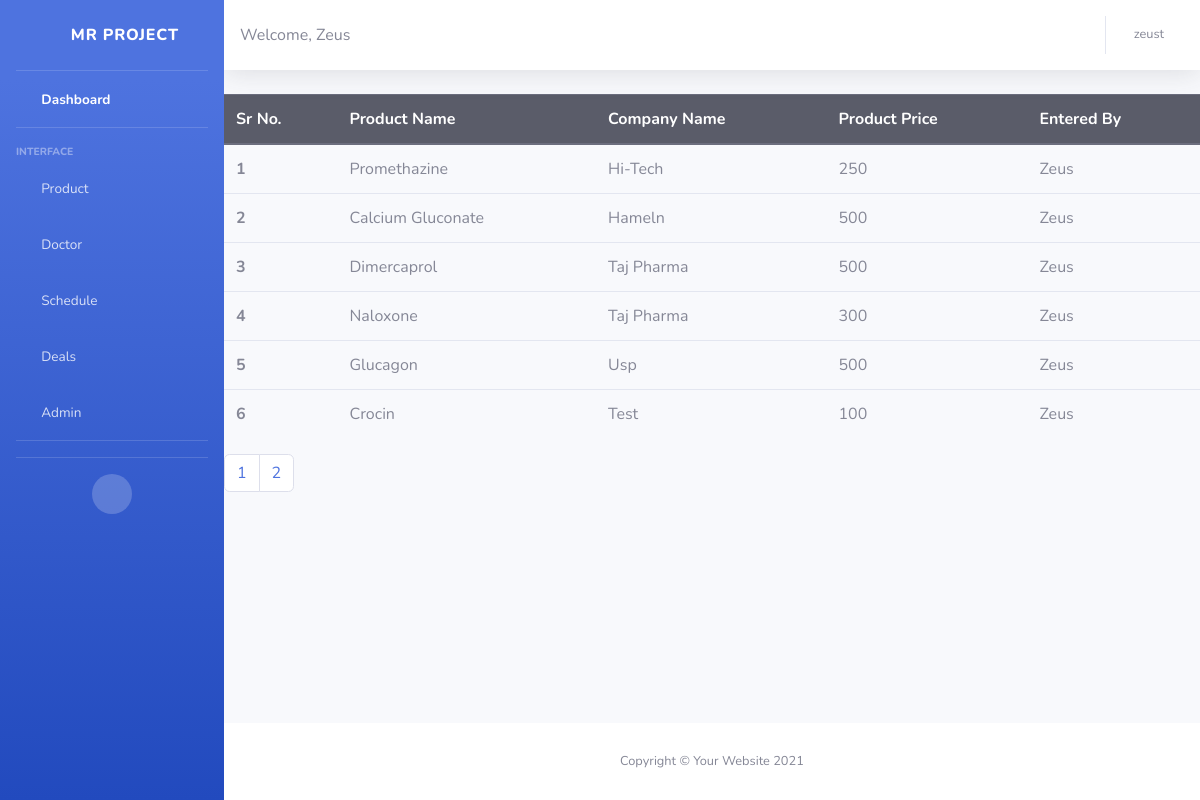
The app's page /products/2 (signed in), older data.
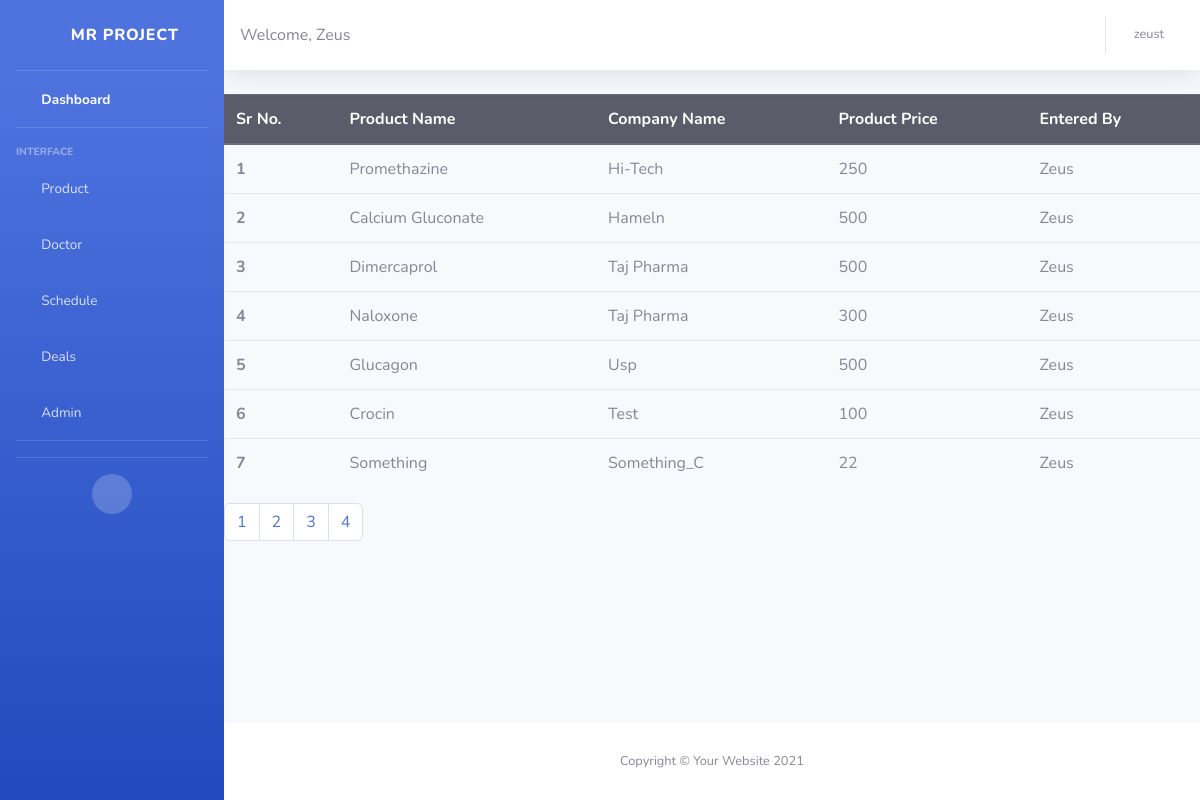
The same page, newer data.
### employee/models.py (models this page shows, shortened)
class Product(models.Model):
    name = models.CharField(max_length=256, null = False)
    company = models.CharField(max_length=256, null = False)
    image = models.ImageField(null = True, blank = True, upload_to= 'images/')
    price = models.IntegerField(null = False)
    employee = models.CharField(max_length=256)

### employee/views.py (the view)
# urls.py: path('products/<int:page>', views.ViewProducts.as_view(), name = 'products'),
class ViewProducts(ListView):
    model = Product
    template_name = "employee/products.html"
    paginate_by = 7

### employee/templates/employee/products.html (shortened to what this page needs)
{% extends 'base/employee_base.html' %}
{% block content %}
    <table class="table">
        <thead class="thead-dark">
            <tr>
                <th scope="col">Sr No.</th>
                <th scope="col">Product Name</th>
                <th scope="col">Company Name</th>
                <th scope="col">Product Price</th>
                <th scope="col">Entered By</th>
            </tr>
        </thead>
            <tbody id="product">
                {% for product in object_list %}
                <tr >
                    <th scope="row">{{forloop.counter}}</th>
                    <td class="name">{{product.name}}</td>
                    <td>{{product.company}}</td>
                    <td>{{product.price}}</td>
                    <td>{{product.employee}}</td>
                </tr>
                {% endfor %}
            </tbody>
    </table>
    <nav aria-label="Page navigation">
        <ul class="pagination">
        {% for page_number in page_obj.paginator.get_elided_page_range %}
            {% if page_number == page_obj.paginator.ELLIPSIS %}
                {{page_number}}
            {% else %}
                <li class="page-item">
                    <a
                    href="{% url 'products' page_number %}"
                    class="{% if page_number == page_obj.number %}current{% endif %} page-link"
                    >
                    {{page_number}}
                    </a>
                </li>
            {% endif %}
        {% endfor %}
        </ul>
    </nav>
{% endblock %}

### employee/templates/base/employee_base.html (shortened to what this page needs)
{% load rest_framework %}
{% load static %}
<!DOCTYPE html>
<html lang="en">
<head>
    <link href="{% static 'js/vendor/fontawesome-free/css/all.min.css' %}" rel="stylesheet" type="text/css">
    <link href="{% static 'css/sb-admin-2.min.css' %}" rel="stylesheet">
</head>
<body id="page-top">
    <div id="wrapper">
        <ul class="navbar-nav bg-gradient-primary sidebar sidebar-dark accordion" id="accordionSidebar">
            <a class="sidebar-brand d-flex align-items-center justify-content-center" href="{% url 'employee_home' %}">
                <div class="sidebar-brand-icon rotate-n-15">
                    <i class="fas fa-laugh-wink"></i>
                </div>
                <div class="sidebar-brand-text mx-3">MR Project</div>
            </a>
            {% if user.is_staff %}
            <hr class="sidebar-divider my-0">
            <li class="nav-item active">
                <a class="nav-link" href="{% url 'employee_home' %}">
                    <i class="fas fa-fw fa-tachometer-alt"></i>
                    <span>Dashboard</span></a>
            </li>
            <hr class="sidebar-divider">
            <div class="sidebar-heading">
                Interface
            </div>
            <li class="nav-item">
                <a class="nav-link collapsed" href="#" data-toggle="collapse" data-target="#collapseProduct"
                    aria-expanded="true" aria-controls="collapseProduct">
                    <i class="fas fa-fw fa-cog"></i>
                    <span>Product</span>
                </a>
            </li>
            <li class="nav-item">
                <a class="nav-link collapsed" href="#" data-toggle="collapse" data-target="#collapseDoctor"
                    aria-expanded="true" aria-controls="collapseDoctor">
                    <i class="fas fa-fw fa-cog"></i>
                    <span>Doctor</span>
                </a>
            </li>
            <li class="nav-item">
                <a class="nav-link collapsed" href="#" data-toggle="collapse" data-target="#collapseSchedule"
                    aria-expanded="true" aria-controls="collapseSchedule">
                    <i class="fas fa-fw fa-cog"></i>
                    <span>Schedule</span>
                </a>
            </li>
            <li class="nav-item">
                <a class="nav-link collapsed" href="#" data-toggle="collapse" data-target="#collapseDeals"
                    aria-expanded="true" aria-controls="collapseDeals">
                    <i class="fas fa-fw fa-cog"></i>
                    <span>Deals</span>
                </a>
            </li>
            {% if user.is_superuser %}
                <li class="nav-item">
                    <a class="nav-link collapsed" href="#" data-toggle="collapse" data-target="#collapseAdmin"
                        aria-expanded="true" aria-controls="collapseAdmin">
                        <i class="fas fa-fw fa-cog"></i>
                        <span>Admin</span>
                    </a>
                </li>
            {% endif %}
            <hr class="sidebar-divider">
            <hr class="sidebar-divider d-none d-md-block">
            <div class="text-center d-none d-md-inline">
                <button class="rounded-circle border-0" id="sidebarToggle"></button>
            </div>
            {% endif %}
        </ul>
        <div id="content-wrapper" class="d-flex flex-column">
            <div id="content">
                <nav class="navbar navbar-expand navbar-light bg-white topbar mb-4 static-top shadow">
                    Welcome, {{user.first_name}}
                    <ul class="navbar-nav ml-auto">
                        <li class="nav-item dropdown no-arrow">
                            <a class="nav-link dropdown-toggle" href="#" id="userDropdown" role="button"
                                data-toggle="dropdown" aria-haspopup="true" aria-expanded="false">
                                <span class="mr-2 d-none d-lg-inline text-gray-600 small">{{user}}</span>
                            </a>
                        </li>
                    </ul>
                </nav>
                <!-- {% if user.is_staff %}
                    {% block content %}
                    {% endblock %}
                <!-- {% else %}
                    You're not allowed access here
                {% endif %} -->
            </div>
            <footer class="sticky-footer bg-white">
                <div class="container my-auto">
                    <div class="copyright text-center my-auto">
                        <span>Copyright &copy; Your Website 2021</span>
                    </div>
                </div>
            </footer>
            </div>
            </div>
</body>
</html>

Row changes from the older to the newer data that the page shows:
added Product: name "Something", company "Something_C", price "22", employee "Zeus"
Text that changed along with them:
new list line: "3"
new list line: "4"
